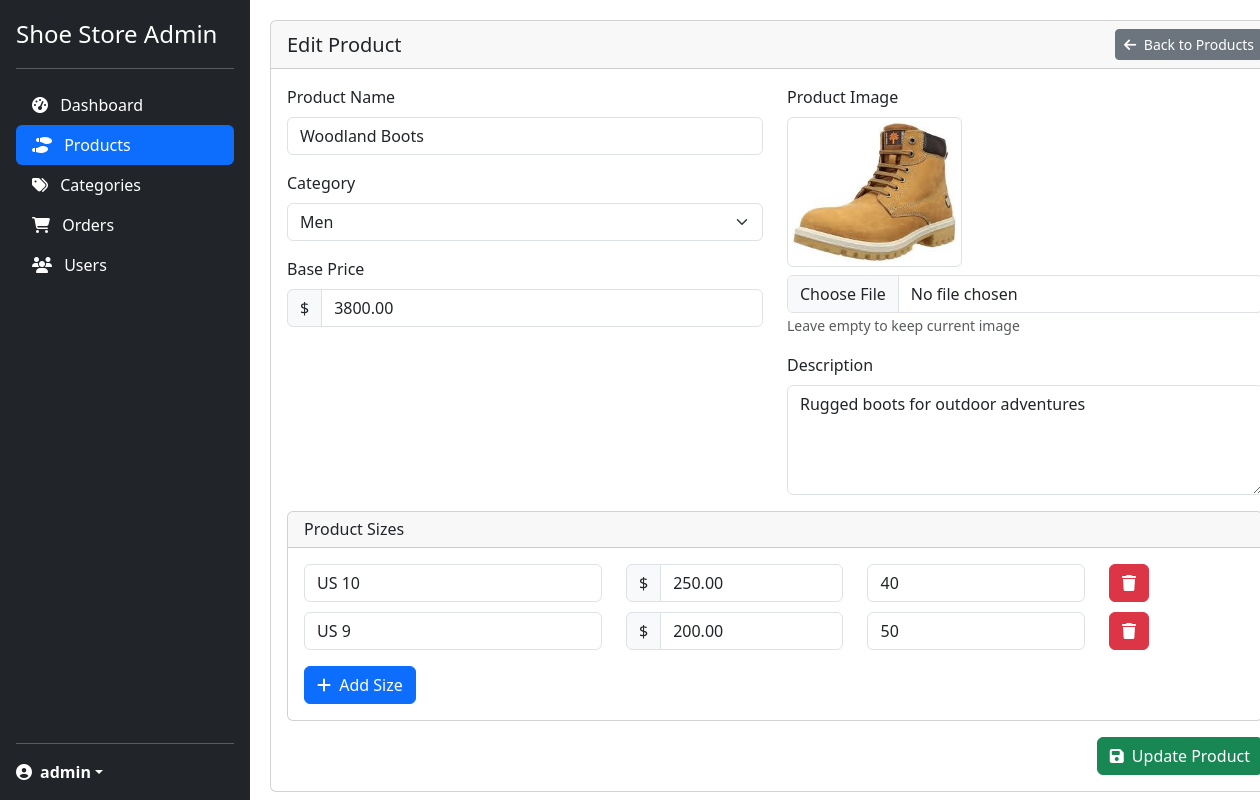
Screenshot of /edit_product.php?id=7 (signed in) with the database file from the repository.
### tables this page shows
CREATE TABLE `products` (
  `id` int(11) NOT NULL,
  `name` varchar(100) NOT NULL,
  `description` text DEFAULT NULL,
  `base_price` decimal(10,2) NOT NULL,
  `image` varchar(255) DEFAULT NULL,
  `category_id` int(11) DEFAULT NULL,
  `created_at` timestamp NOT NULL DEFAULT current_timestamp()
);

CREATE TABLE `categories` (
  `id` int(11) NOT NULL,
  `name` varchar(50) NOT NULL,
  `description` text DEFAULT NULL
);

CREATE TABLE `product_sizes` (
  `id` int(11) NOT NULL,
  `product_id` int(11) NOT NULL,
  `size` varchar(10) NOT NULL,
  `price_adjustment` decimal(10,2) DEFAULT 0.00,
  `stock` int(11) NOT NULL DEFAULT 0
);

### edit_product.php (the view, shortened to what this page needs)
<?php
require_once 'config/database.php';
$product_id = (int)$_GET['id'];
$stmt = $conn->prepare("SELECT * FROM products WHERE id = ?");
$stmt->bind_param("i", $product_id);
$stmt->execute();
$result = $stmt->get_result();
$product = $result->fetch_assoc();
$categories = [];
$categories_result = $conn->query("SELECT id, name FROM categories");
if ($categories_result) {
    while ($row = $categories_result->fetch_assoc()) {
        $categories[] = $row;
    }
}
$sizes = [];
$sizes_stmt = $conn->prepare("SELECT * FROM product_sizes WHERE product_id = ?");
$sizes_stmt->bind_param("i", $product_id);
$sizes_stmt->execute();
$sizes_result = $sizes_stmt->get_result();
while ($row = $sizes_result->fetch_assoc()) {
    $sizes[] = $row;
}
?>
<!DOCTYPE html>
<html lang="en">
<head>
    <link href="https://cdn.jsdelivr.net/npm/bootstrap@5.3.0-alpha1/dist/css/bootstrap.min.css" rel="stylesheet">
    <link rel="stylesheet" href="https://cdnjs.cloudflare.com/ajax/libs/font-awesome/6.1.1/css/all.min.css">
</head>
<body>
    <div class="container-fluid">
        <div class="row">
            <div class="col-md-2 sidebar p-0">
                <div class="d-flex flex-column flex-shrink-0 p-3 text-white bg-dark" style="width: 250px; height: 100%;">
                    <a href="admin_dashboard.php" class="d-flex align-items-center mb-3 mb-md-0 me-md-auto text-white text-decoration-none">
                        <span class="fs-4">Shoe Store Admin</span>
                    </a>
                    <hr>
                    <ul class="nav nav-pills flex-column mb-auto">
                        <li class="nav-item">
                            <a href="admin_dashboard.php" class="nav-link text-white">
                                <i class="fas fa-tachometer-alt me-2"></i>
                                Dashboard
                            </a>
                        </li>
                        <li>
                            <a href="admin_products.php" class="nav-link active" aria-current="page">
                                <i class="fas fa-shoe-prints me-2"></i>
                                Products
                            </a>
                        </li>
                        <li>
                            <a href="admin_categories.php" class="nav-link text-white">
                                <i class="fas fa-tags me-2"></i>
                                Categories
                            </a>
                        </li>
                        <li>
                            <a href="admin_orders.php" class="nav-link text-white">
                                <i class="fas fa-shopping-cart me-2"></i>
                                Orders
                            </a>
                        </li>
                        <li>
                            <a href="admin_users.php" class="nav-link text-white">
                                <i class="fas fa-users me-2"></i>
                                Users
                            </a>
                        </li>
                    </ul>
                    <hr>
                    <div class="dropdown">
                        <a href="#" class="d-flex align-items-center text-white text-decoration-none dropdown-toggle" id="dropdownUser1" data-bs-toggle="dropdown" aria-expanded="false">
                            <i class="fas fa-user-circle me-2"></i>
                            <strong><?php echo htmlspecialchars($_SESSION['username']); ?></strong>
                        </a>
                    </div>
                </div>
            </div>
            <div class="col-md-10 content">
                <div class="card mb-4">
                    <div class="card-header d-flex justify-content-between align-items-center">
                        <h5 class="mb-0">Edit Product</h5>
                        <a href="admin_products.php" class="btn btn-secondary btn-sm">
                            <i class="fas fa-arrow-left me-1"></i> Back to Products
                        </a>
                    </div>
                    <div class="card-body">
                        <form method="POST" enctype="multipart/form-data">
                            <div class="row">
                                <div class="col-md-6">
                                    <div class="mb-3">
                                        <label for="name" class="form-label">Product Name</label>
                                        <input type="text" class="form-control" id="name" name="name" value="<?php echo htmlspecialchars($product['name']); ?>" required>
                                    </div>
                                    <div class="mb-3">
                                        <label for="category_id" class="form-label">Category</label>
                                        <select class="form-select" id="category_id" name="category_id" required>
                                            <?php foreach ($categories as $category): ?>
                                                <option value="<?php echo $category['id']; ?>" <?php echo ($product['category_id'] == $category['id']) ? 'selected' : ''; ?>>
                                                    <?php echo htmlspecialchars($category['name']); ?>
                                                </option>
                                            <?php endforeach; ?>
                                        </select>
                                    </div>
                                    <div class="mb-3">
                                        <label for="base_price" class="form-label">Base Price</label>
                                        <div class="input-group">
                                            <span class="input-group-text">$</span>
                                            <input type="number" class="form-control" id="base_price" name="base_price" value="<?php echo $product['base_price']; ?>" step="0.01" min="0" required>
                                        </div>
                                    </div>
                                </div>
                                <div class="col-md-6">
                                    <div class="mb-3">
                                        <label for="image" class="form-label">Product Image</label>
                                        <?php if (!empty($product['image'])): ?>
                                            <div class="mb-2">
                                                <img src="<?php echo htmlspecialchars($product['image']); ?>" alt="<?php echo htmlspecialchars($product['name']); ?>" class="img-thumbnail" style="max-height: 150px;">
                                            </div>
                                        <?php endif; ?>
                                        <input type="file" class="form-control" id="image" name="image" accept="image/*">
                                        <small class="text-muted">Leave empty to keep current image</small>
                                    </div>
                                    <div class="mb-3">
                                        <label for="description" class="form-label">Description</label>
                                        <textarea class="form-control" id="description" name="description" rows="4"><?php echo htmlspecialchars($product['description']); ?></textarea>
                                    </div>
                                </div>
                            </div>
                            <div class="card mb-3">
                                <div class="card-header">
                                    <h6 class="mb-0">Product Sizes</h6>
                                </div>
                                <div class="card-body">
                                    <div id="size-container">
                                        <?php if (empty($sizes)): ?>
                                            <div class="row size-row">
                                                <input type="hidden" name="size_ids[]" value="0">
                                                <div class="col-md-4">
                                                    <input type="text" class="form-control" name="sizes[]" placeholder="Size (e.g., S, M, L, XL, 8, 9, 10)">
                                                </div>
                                                <div class="col-md-3">
                                                    <div class="input-group">
                                                        <span class="input-group-text">$</span>
                                                        <input type="number" class="form-control" name="adjustments[]" placeholder="Price Adjustment" step="0.01" value="0.00">
                                                    </div>
                                                </div>
                                                <div class="col-md-3">
                                                    <input type="number" class="form-control" name="stocks[]" placeholder="Stock" min="0" value="0">
                                                </div>
                                                <div class="col-md-2">
                                                    <button type="button" class="btn btn-danger remove-size">
                                                        <i class="fas fa-trash"></i>
                                                    </button>
                                                </div>
                                            </div>
                                        <?php else: ?>
                                            <?php foreach ($sizes as $size): ?>
                                                <div class="row size-row">
                                                    <div class="col-md-4">
                                                        <input type="text" class="form-control" name="sizes[]" placeholder="Size (e.g., S, M, L, XL, 8, 9, 10)" value="<?php echo htmlspecialchars($size['size']); ?>">
                                                    </div>
                                                    <div class="col-md-3">
                                                        <div class="input-group">
                                                            <span class="input-group-text">$</span>
                                                            <input type="number" class="form-control" name="adjustments[]" placeholder="Price Adjustment" step="0.01" value="<?php echo $size['price_adjustment']; ?>">
                                                        </div>
                                                    </div>
                                                    <div class="col-md-3">
                                                        <input type="number" class="form-control" name="stocks[]" placeholder="Stock" min="0" value="<?php echo $size['stock']; ?>">
                                                    </div>
                                                    <div class="col-md-2">
                                                        <button type="button" class="btn btn-danger remove-size">
                                                            <i class="fas fa-trash"></i>
                                                        </button>
                                                    </div>
                                                </div>
                                            <?php endforeach; ?>
                                        <?php endif; ?>
                                    </div>
                                    <div class="mt-3">
                                        <button type="button" class="btn btn-primary" id="add-size">
                                            <i class="fas fa-plus me-1"></i> Add Size
                                        </button>
                                    </div>
                                </div>
                            </div>
                            <div class="text-end">
                                <button type="submit" name="update_product" class="btn btn-success">
                                    <i class="fas fa-save me-1"></i> Update Product
                                </button>
                            </div>
                        </form>
                    </div>
                </div>
            </div>
        </div>
    </div>
</body>
</html>

### edit_product.php (style rules this page uses)
.sidebar { height: 100vh; position: fixed; background-color: #212529; }
.sidebar a { color: #f8f9fa; text-decoration: none; }
.content { margin-left: 250px; padding: 20px; }
.size-row { margin-bottom: 10px; }

### rows the page displays
products: name "Woodland Boots", category_id "Men", base_price "3800.00", image (picture), description "Rugged boots for outdoor adventures"
product_sizes: size "US 10", price_adjustment "250.00", stock "40"
product_sizes: size "US 9", price_adjustment "200.00", stock "50"

### other values shown
$_SESSION['username'] "admin"
